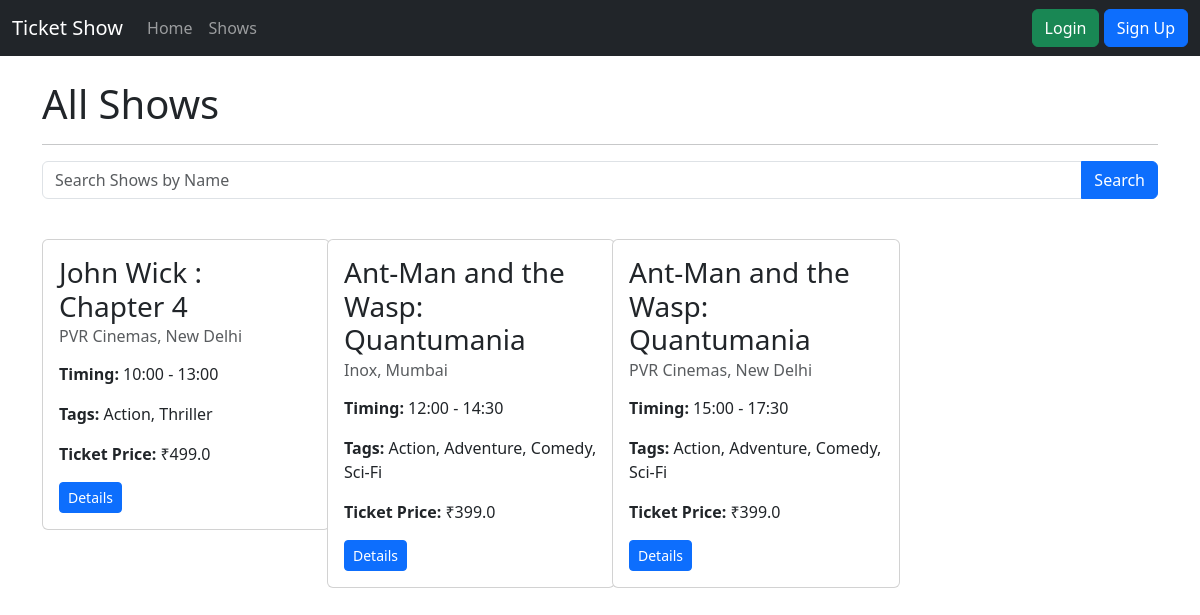
/shows, run on the app's committed database.
### application/models.py (models this page shows, shortened)
class Show(db.Model):
    __tablename__ = 'Show'
    id = db.Column(db.Integer, primary_key=True, autoincrement=True)
    name = db.Column(db.String(100), nullable=False)
    rating = db.Column(db.Float, nullable=False)
    timing = db.Column(db.String(20), nullable=False)
    tags = db.Column(db.String(100), nullable=False)
    ticket_price = db.Column(db.Float, nullable=False)
    capacity = db.Column(db.Integer, nullable=False)
    venue_id = db.Column(db.Integer, db.ForeignKey('Venue.id'), nullable=False)
    tickets = db.relationship('Ticket', backref='Show', lazy=True)

class Venue(db.Model):
    __tablename__ = 'Venue'
    id = db.Column(db.Integer, primary_key=True, autoincrement=True)
    name = db.Column(db.String(100), nullable=False)
    place = db.Column(db.String(100), nullable=False)
    location = db.Column(db.String(100), nullable=False)
    capacity = db.Column(db.Integer, nullable=False)
    shows = db.relationship('Show', backref='Venue', lazy=True)

### application/routes.py (the view)
@app.route('/shows', methods=['GET', 'POST'])
def all_shows():
    if request.method == 'POST':
        search_query = request.form['search_query']
        shows = Show.query.filter(Show.name.ilike(f'%{search_query}%'))
        return render_template('shows.html',
                               shows=shows,
                               search_query=search_query)
    else:
        shows = Show.query.all()
        return render_template('shows.html', shows=shows)

### templates/shows.html (shortened to what this page needs)
{% extends 'base.html' %}
{% block content %}
  <h1>All Shows</h1>
  <hr>
  <form method="POST">
    <div class="input-group mb-3">
      <input type="text" class="form-control" id="search_query" name="search_query" placeholder="Search Shows by Name">
    <button type="submit" class="btn btn-primary">Search</button>
    </div>
  </form>
<br>
  {% if shows %}
<div class="row row-cols-4">
    {% for show in shows %}
    <div class="col">
      <div class="card" style="width: 18rem">
        <div class="card-body">
          <h3 class="card-title">{{ show.name }}</h3>
          <h6 class="card-subtitle mb-2 text-muted">{{ show.Venue.name }}, {{ show.Venue.location }}</h6>
          <p class="card-text"><b>Timing:</b> {{ show.timing }}</p>
          <p class="card-text"><b>Tags:</b> {{ show.tags }}</p>
          <p class="card-text"><b>Ticket Price:</b> ₹{{ show.ticket_price }}</p>
          <a href="{{ url_for('show_details', id=show.id) }}" class="card-link"><buton class="btn btn-primary btn-sm">Details</a>
        </div>
      </div>
      </div>
    {% endfor %}
      </div>
  {% else %}
    <p>No shows found.</p>
  {% endif %}
{% endblock %}

### data on the page
Show: name "John Wick : Chapter 4", Venue.name "PVR Cinemas", Venue.location "New Delhi", timing "10:00 - 13:00", tags "Action, Thriller", ticket_price "499.0"
Show: name "Ant-Man and the Wasp: Quantumania", Venue.name "Inox", Venue.location "Mumbai", timing "12:00 - 14:30", tags "Action, Adventure, Comedy, Sci-Fi", ticket_price "399.0"
Show: name "Ant-Man and the Wasp: Quantumania", Venue.name "PVR Cinemas", Venue.location "New Delhi", timing "15:00 - 17:30", tags "Action, Adventure, Comedy, Sci-Fi", ticket_price "399.0"
